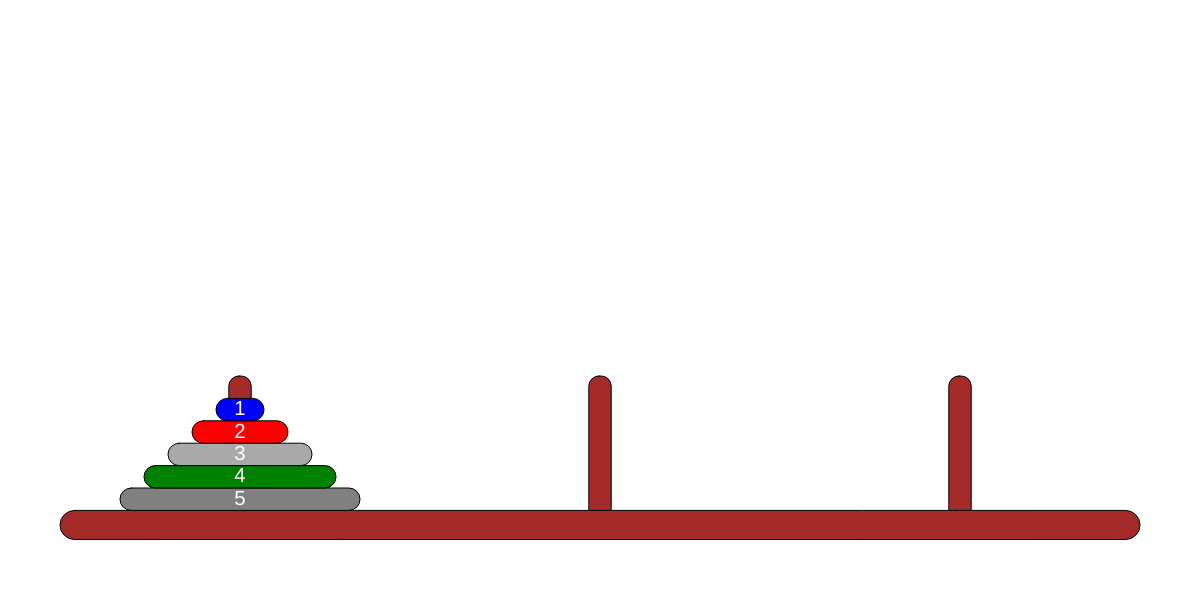
Frame 1 (no input)
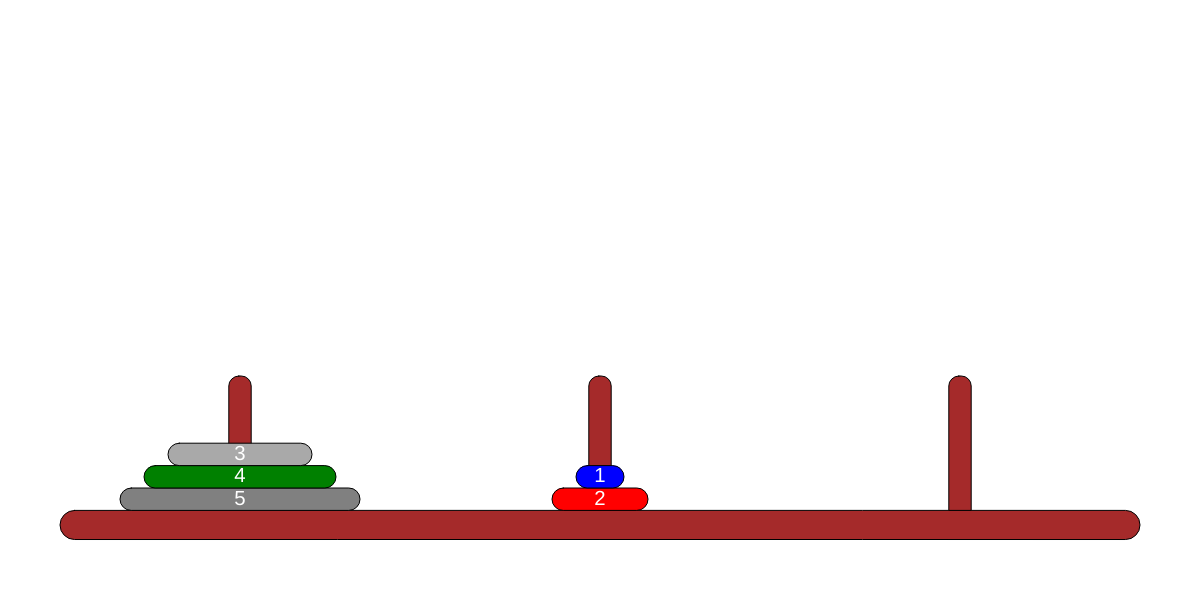
Frame 60 (no input)
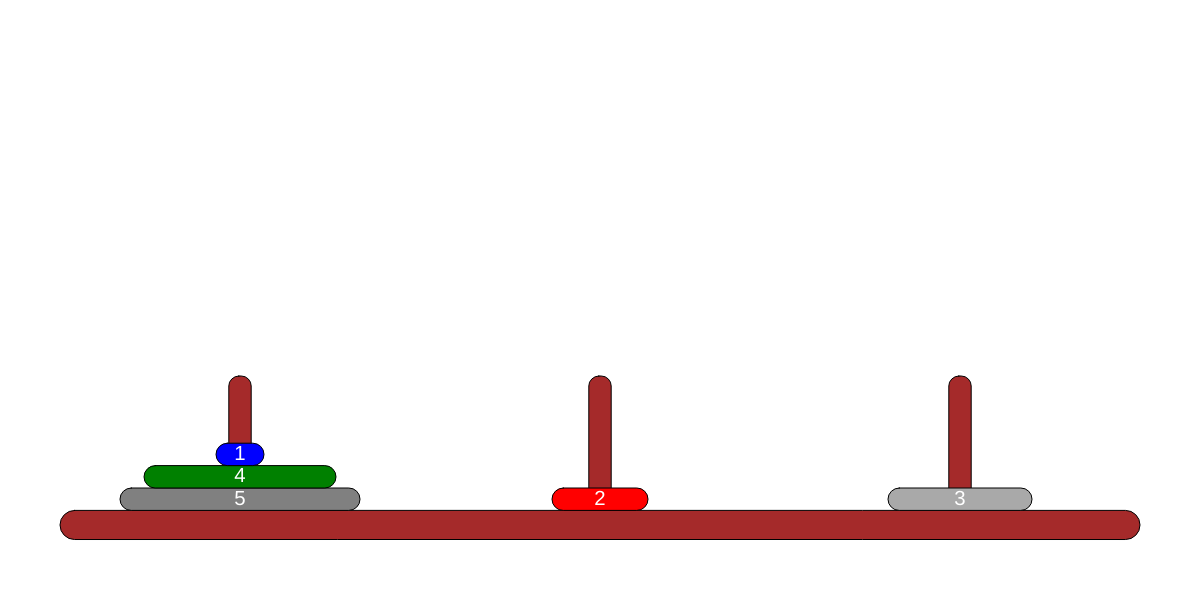
Frame 120 (the mouse pressed at the canvas centre since frame 60)

The p5.js sketch that drew these frames (run headless with seeded random() and noise() and a simulated clock; from frame 60 on, the mouse is pressed at the canvas centre):

// p5.js sketch
// ── sketch.js
var source, destination, auxiliary;
var colors = ['blue', 'red', 'darkgrey', 'green', 'grey', 'magenta', 'purple', 'lightblue', 'darkred', 'darkblue'];
var stackSize, stepTime;

var dW, dH;

// p5 setup function
function setup() {
    createCanvas(windowWidth, 600);

    // Default: initialize with 5 disks and 500ms per step
    start(5, 500);
}

// Recalculate values / Resize canvas on window resize
window.addEventListener('resize', () => {
    resizeCanvas(windowWidth, windowHeight);
    calcSizes();
});

// p5 draw function
function draw() {
    background(255);

    // Helper variables for positioning
    var s = width / 10;
    var w = width - s;
    var w3 = w / 3;

    // Draw Base & Poles
    fill('brown');
    rect(w3 - 2.5 * s, height - dH * (stackSize - 1), w, dH * 1.3, 20);
    rect(w3 - s - dH / 2, height - dH * stackSize - dH * stackSize, dH, dH * (stackSize + 1), 10, 10, 0, 0);
    rect(w3 * 2 - s - dH / 2, height - dH * stackSize  - dH * stackSize, dH, dH * (stackSize + 1), 10, 10, 0, 0);
    rect(w - s - dH / 2, height - dH * stackSize - dH * stackSize, dH, dH * (stackSize + 1), 10, 10, 0, 0);

    // Draw Stacks
    drawStack(source, w3 - s); // Source

    if(stackSize % 2 != 0) {
        drawStack(auxiliary, w3 * 2 - s); // Auxiliary
        drawStack(destination, w - s); // Destination
    } else {
        drawStack(destination, w3 * 2 - s); // Auxiliary
        drawStack(auxiliary, w - s); // Destination
    }
}

function start(sz, st) {
    // Initialize / Clear stacks
    source = [];
    destination = [];
    auxiliary = [];

    if (sz > 10)
        throw 'Max Stacksize is 10!';

    // Setup variables
    stackSize = sz;
    stepTime = st;
    calcSizes();

    // Fill source stack with appropriate amount of disks
    for (var i = stackSize; i > 0; i--) {
        console.log(colors[i - 1]);
        source.push({
            value: i,
            color: colors[i - 1]
        });
    }

    // Start the solving process
    hanoi();
}

// Calculate disk sizes based on the window width
function calcSizes() {
    dW = width / 5 / stackSize;
    dH = dW / 3 * 1.4;
}

// Draw all disks in a given stack at a given location
function drawStack(stack, x) {
    var counter = 0;
    stack.forEach(function (element) {
        let eW = dW * element.value;

        fill(element.color);
        rect(x - eW / 2, height - dH * stackSize - counter * dH, eW, dH, 20);

        fill('white');
        textSize(dH - 2);
        textAlign(CENTER);
        text(element.value, x - eW / 2, height - dH * stackSize - counter * dH + 1, eW, dH);
        counter++;
    })
}

function hanoi() {
    // Calculate total moves required to solve
    var totalMoves = Math.pow(2, source.length);

    // Execute step function as often as required
    var loop = function (i) {
        step(i, function () {
            i += 1;
            if (i < totalMoves) loop(i);
        });
    }
    loop(1);
}

// Do one step in solving
function step(i, callback) {
    setTimeout(function () {

        // Execute legal movement check
        if (i % 3 == 1)
            move(source, destination);
        else if (i % 3 == 2)
            move(source, auxiliary);
        else if (i % 3 == 0)
            move(auxiliary, destination);

        callback();
    }, stepTime);
}

// Check for legal movement & execute
function move(source, destination) {
    var disk1 = source.pop();
    var disk2 = destination.pop();

    if (!disk1) {
        source.push(disk2);
    } else if (!disk2) {
        destination.push(disk1);
    } else if (disk1.value > disk2.value) {
        source.push(disk1);
        source.push(disk2);
    } else {
        destination.push(disk2);
        destination.push(disk1);
    }
}
